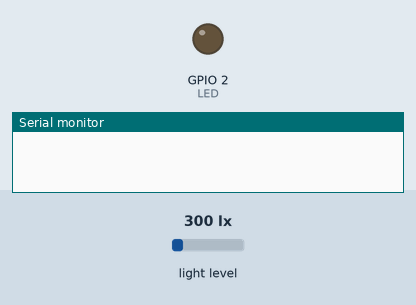
Bench run of a sketch on a simulated ESP8266 (NodeMCU). Shown: output pins drawn as LEDs (lit = HIGH), the last lines printed to the serial monitor. The test bench sets the inputs (shaded band); at power-on: light level 300 lx. WiFi joins after 1.5 s; servers stay silent unless stated; storage starts empty; random numbers use the default seed unless the sketch sets one; no MQTT or app messages arrive unless stated.

Above: at 0.0 s.
At 2.6 s:
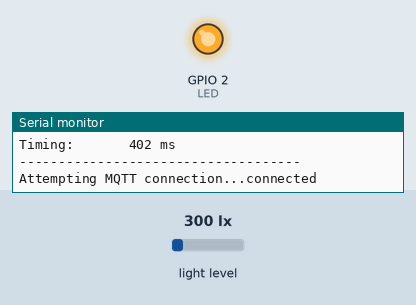
Timing chart, 0 to 4.1 s (numbered marks = the images above):
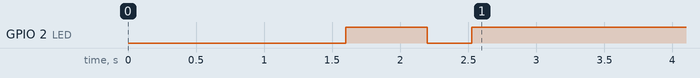

The sketch:

esp8266-tsl2561-wifimanager-custom-mqtt.ino
```cpp
#include <FS.h>
#include <ESP8266WiFi.h> // To connect to WiFi
#include <Wire.h>  // Only needed for Arduino 1.6.5 and earlier
#include <Adafruit_TSL2561_U.h> // TSL2561 sensor library
#include <PubSubClient.h>
#include <WiFiManager.h>
#include <Ticker.h>
#include <ArduinoJson.h>
Ticker ticker;

#ifndef LED_BUILTIN
#define LED_BUILTIN 13 // ESP32 DOES NOT DEFINE LED_BUILTIN
#endif

#ifdef ESP32
  #include <SPIFFS.h>
#endif

// For LED ticker
int LED = LED_BUILTIN;

// Initialise the TSL2561 sensor
Adafruit_TSL2561_Unified tsl = Adafruit_TSL2561_Unified(TSL2561_ADDR_FLOAT, 12345);

// Static IP address
char static_ip[16] = "192.168.1.148";
char static_gateway[16] = "192.168.1.254";
char static_subnet[16] = "255.255.255.0";

// MQTT credentials
char mqtt_server[40] = "192.168.1.24";
char channel[10] = "sensors";
char level[10] = "upstairs";
char room[20] = "dev";
WiFiClient espClient;
PubSubClient client(espClient);

//flag for saving data
bool shouldSaveConfig = false;

//callback notifying us of the need to save config
void saveConfigCallback () {
  Serial.println("Should save config");
  shouldSaveConfig = true;
}

void tick()
{
  //toggle state
  digitalWrite(LED, !digitalRead(LED));     // set pin to the opposite state
}

//gets called when WiFiManager enters configuration mode
void configModeCallback (WiFiManager *myWiFiManager) {
  Serial.println("Entered config mode");
  Serial.println(WiFi.softAPIP());
  Serial.println(myWiFiManager->getConfigPortalSSID());
  ticker.attach(0.2, tick);
}

void setupSpiffs(){
  //read configuration from FS json
  Serial.println("");
  Serial.println("Mounting File system...");

  if (SPIFFS.begin()) {
    Serial.println("Mounted file system!");
    if (SPIFFS.exists("/config.json")) {
      //file exists, reading and loading
      Serial.println("Reading config file...");
      File configFile = SPIFFS.open("/config.json", "r");
      if (configFile) {
        Serial.println("Opened config file!");
        size_t size = configFile.size();
        // Allocate a buffer to store contents of the file.
        std::unique_ptr<char[]> buf(new char[size]);

        configFile.readBytes(buf.get(), size);
        DynamicJsonBuffer jsonBuffer;
        JsonObject& json = jsonBuffer.parseObject(buf.get());
        json.printTo(Serial);
        if (json.success()) {
          Serial.println("\nParsed json");

          strcpy(mqtt_server, json["mqtt_server"]);
          strcpy(channel, json["channel"]);
          strcpy(level, json["level"]);
          strcpy(room, json["room"]);

          if(json["ip"]) {
            Serial.println("Setting custom IP from config");
            strcpy(static_ip, json["ip"]);
            strcpy(static_gateway, json["gateway"]);
            strcpy(static_subnet, json["subnet"]);
            Serial.println(static_ip);
          } else {
            Serial.println("No custom IP address in config");
          }

        } else {
          Serial.println("Failed to load json config!");
        }
      }
    }
  } else {
    Serial.println("Failed to mount file system!");
  }
}

// Configure the TSL2651 sensor
void configureSensor(void)
{
  /* You can also manually set the gain or enable auto-gain support */
  // tsl.setGain(TSL2561_GAIN_1X);      /* No gain ... use in bright light to avoid sensor saturation */
  // tsl.setGain(TSL2561_GAIN_16X);     /* 16x gain ... use in low light to boost sensitivity */
  tsl.enableAutoRange(true);            /* Auto-gain ... switches automatically between 1x and 16x */

  /* Changing the integration time gives you better sensor resolution (402ms = 16-bit data) */
  //tsl.setIntegrationTime(TSL2561_INTEGRATIONTIME_13MS);      /* fast but low resolution */
  //tsl.setIntegrationTime(TSL2561_INTEGRATIONTIME_101MS);  /* medium resolution and speed   */
  tsl.setIntegrationTime(TSL2561_INTEGRATIONTIME_402MS);  /* 16-bit data but slowest conversions */

  /* Update these values depending on what you've set above! */
  Serial.println("------------------------------------");
  Serial.print  ("Gain:         "); Serial.println("Auto");
  Serial.print  ("Timing:       "); Serial.println("402 ms");
  Serial.println("------------------------------------");
}

void setup() {
  WiFi.mode(WIFI_STA);
  delay(1000);
  Serial.begin(115200);
  pinMode(LED, OUTPUT); // Set LED pin as output
  ticker.attach(0.6, tick);
  setupSpiffs();
  //WiFiManager
  WiFiManager wm;
  WiFiManagerParameter custom_mqtt_server("mqtt_server", "MQTT server", mqtt_server, 40);
  WiFiManagerParameter custom_channel("channel", "MQTT channel", channel, 10);
  WiFiManagerParameter custom_level("level", "Floor in house", level, 10);
  WiFiManagerParameter custom_room("room", "Room in house", room, 20);
  wm.setSaveConfigCallback(saveConfigCallback);
  wm.addParameter(&custom_mqtt_server);
  wm.addParameter(&custom_channel);
  wm.addParameter(&custom_level);
  wm.addParameter(&custom_room);
  // Set static IP address
  IPAddress _ip,_gateway,_subnet;
  _ip.fromString(static_ip);
  _gateway.fromString(static_gateway);
  _subnet.fromString(static_subnet);
  wm.setSTAStaticIPConfig(_ip, _gateway, _subnet);
  wm.setAPCallback(configModeCallback);
  if (!wm.autoConnect()) {
    Serial.println("Failed to connect and hit timeout");
    ESP.restart();
    delay(1000);
  }
  Serial.println("");
  Serial.print("WiFi connected with IP ");
  Serial.println(WiFi.localIP());
  ticker.detach();
  digitalWrite(LED, HIGH);  //LOW = LED on, HIGH = LED off
  // Read updated parameters
  strcpy(mqtt_server, custom_mqtt_server.getValue());
  strcpy(channel, custom_channel.getValue());
  strcpy(level, custom_level.getValue());
  strcpy(room, custom_room.getValue());
  // Save the custom parameters to file system
  if (shouldSaveConfig) {
    Serial.println("Saving config...");
    DynamicJsonBuffer jsonBuffer;
    JsonObject& json = jsonBuffer.createObject();
    json["mqtt_server"] = mqtt_server;
    json["channel"] = channel;
    json["level"] = level;
    json["room"] = room;
    json["ip"] = WiFi.localIP().toString();
    json["gateway"] = WiFi.gatewayIP().toString();
    json["subnet"] = WiFi.subnetMask().toString();
    File configFile = SPIFFS.open("/config.json", "w");
    if (!configFile) {
      Serial.println("Failed to open config file for writing!");
    }
    json.prettyPrintTo(Serial);
    json.printTo(configFile);
    configFile.close();
    Serial.println("Done saving!");
    //end save
    shouldSaveConfig = false;
  }
  client.setServer(mqtt_server, 1883);
  Serial.println("Connected to MQTT server: " + String(mqtt_server));
  Serial.println("");
  Serial.println("Initialising TSL2561 sensor...");
  /* Initialise the sensor */
  //use tsl.begin() to default to Wire,
  //tsl.begin(&Wire2) directs api to use Wire2, etc.
  if(!tsl.begin())
  {
    Serial.print("Ooops, no TSL2561 detected... Check your wiring or I2C ADDR!");
    while(1);
  }
  Serial.println("Found TSL2561 sensor!");
  configureSensor();
}

void reconnect() {
  while (!client.connected()) {
    Serial.print("Attempting MQTT connection...");
    // Create a random client ID
    String clientId = "ESP8266Client-";
    clientId += String(random(0xffff), HEX);
    if (client.connect(clientId.c_str())) {
      Serial.println("connected");
    } else {
      Serial.print("failed, rc=");
      Serial.print(client.state());
      Serial.println(" try again in 5 seconds");
      delay(5000);
    }
  }
}

void loop() {
  if (!client.connected()) {
    reconnect();
  }
  sensors_event_t event;                          // TSL2561
  tsl.getEvent(&event);                           // TSL2561
  Serial.print("Light: ");
  Serial.print(event.light, 4); Serial.print(" lux\t.");
  Serial.println("");
  String v1 = ("lux,room=" + String(room) + ",floor=" + String(level) + " value=" + String(event.light));
  client.publish(channel, v1.c_str(), true);
  Serial.println("Data sent to MQTT server...");
  delay(60000);
}
```
